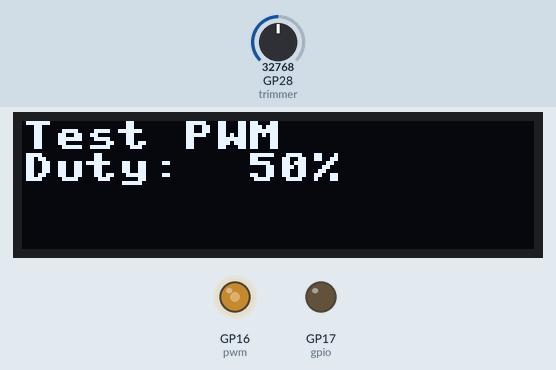
This program was run on a simulated Raspberry Pi Pico running MicroPython. Parts: 128×32 one-colour display, output pins drawn as LEDs (lit = HIGH). The test bench sets the inputs (shaded band); at power-on: GP28 (trimmer) = 32768 (analog values on the 0–65535 scale). Library files of the repository ran but are not shown: ssd1306.py.

Above: at 1.2 s.
1.3 s: GP28 (trimmer) set to 45874
At 2.9 s:
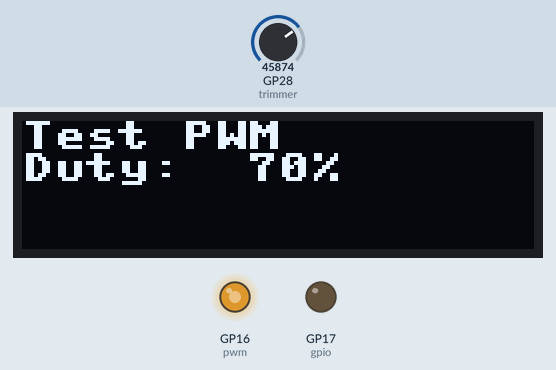
3.4 s: GP28 (trimmer) set to 57670
At 4.3 s:
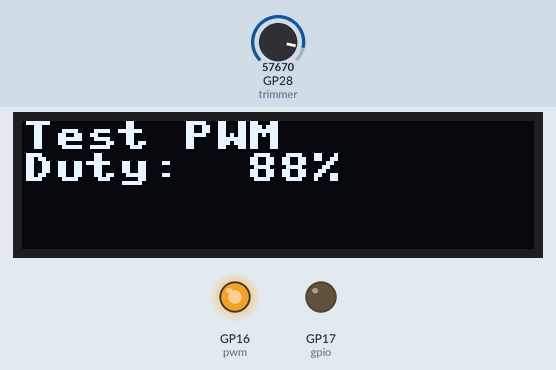
5.4 s: GP28 (trimmer) set to 7864
At 7.2 s:
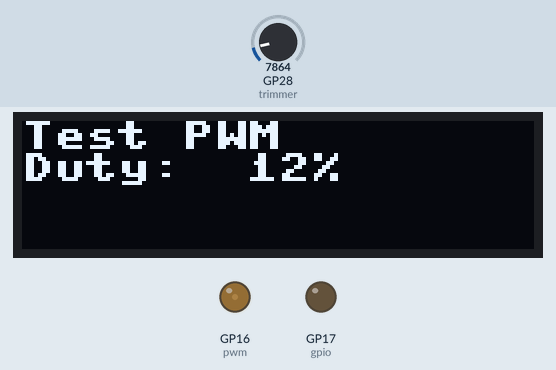
7.5 s: GP28 (trimmer) set to 0
At 8.6 s:
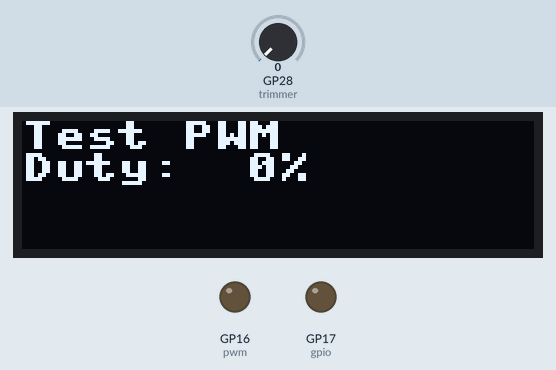
Timing chart, 0 to 10.5 s (numbered marks = the images above; inputs shaded):
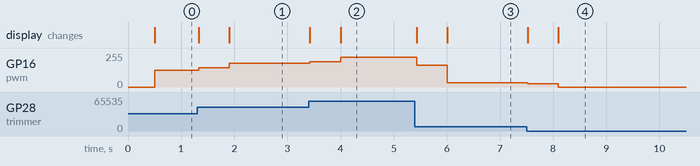

The program:

pwm1.py
```python
# https://www.settorezero.com
# Raspberry Pi Pico - esempio PWM
# Regola Duty PWM con un trimmer sul pin 34 (GP28 = ADC2)
# Utilizzato Slice 0, uscita PWM su pin 21 (GP16)
# L'altra uscita dello slice 0 (GP17) non è usata e usata come normale GPIO, a livello basso
# Utilizzato un display Oled 128x32 su I2C (GP9=SCL, GP8=SDA)

from machine import Pin, PWM, I2C, ADC
from ssd1306 import SSD1306_I2C
import framebuf
from utime import sleep

# set-up display oled
WIDTH=128
HEIGHT=32
i2c=I2C(0) # Inizializza I2C con settaggi default modulo I2C0, SCL=Pin(GP9), SDA=Pin(GP8)
oled=SSD1306_I2C(WIDTH, HEIGHT, i2c)
oled.fill(0)
oled.text("Test PWM",0,0)
oled.text("Duty: ",0,8)
oled.show()

pwm=PWM(Pin(16)) # GP16
pwm.freq(150000) # 150kHz
pwm.duty_u16(0) # duty cycle iniziale a 0
gpio = Pin(17, Pin.OUT) #GP17 usato come normale I/O
gpio.value(0) # GP17 a livello basso

trimmer=ADC(Pin(28)) #GP28, pin 34
medie=500 # numero di valori letti dal trimmer su cui fare la media
trimread=0
i=0

while True:
    trimread+=trimmer.read_u16()
    i+=1
    if (i==medie):
        trimread/=medie
        trimread=int(trimread)

        # riporto il valore medio del trimmer a percentuale
        percent=int((trimread/65000)*100)
        if (percent>100):
            percent=100

        # scrivo sul display
        oled.fill_rect(56, 8, 50, 8, 0) # cancello la parte precedente col valore di Duty
        oled.text(str(int(percent))+"%",56,8)
        oled.show()

        # riporto la percentuale come valore a 16bit da assegnare al duty cycle
        duty=(65535*percent)/100
        pwm.duty_u16(int(duty))

        # azzero le variabili usate per fare la media
        i=0
        trimread=0
        sleep(0.1)
```

Measured:
- after the input at 1.3 s, GP16 (pwm): 127/255 → 145/255 at once, → 178/255 0.58 s later; the display: first changes at once (image 1 shows a later state)
- after the input at 3.4 s, GP16 (pwm): 178/255 → 189/255 at once, → 224/255 0.58 s later; the display: first changes at once (image 2 shows a later state)
- after the input at 5.4 s, GP16 (pwm): 224/255 → 163/255 at once, → 31/255 0.58 s later; the display: first changes at once (image 3 shows a later state)
- after the input at 7.5 s, GP16 (pwm): 31/255 → 23/255 at once, → 0/255 0.58 s later; the display: first changes at once (image 4 shows a later state)
